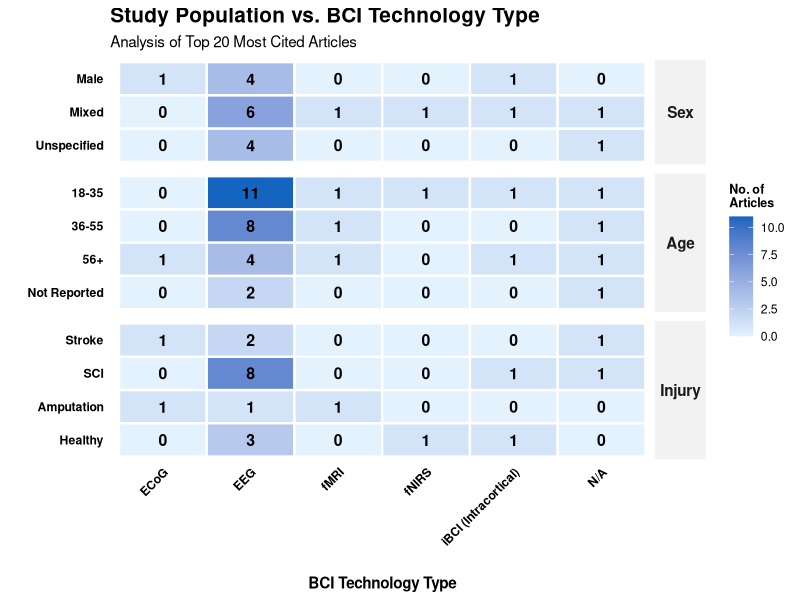
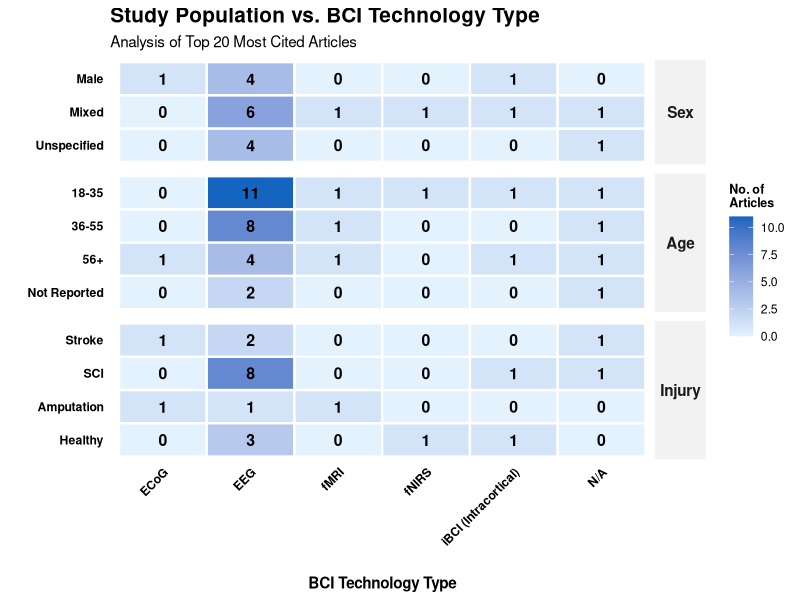

Reproduce these figures in R, in order.
# install.packages(c("ggplot2", "dplyr", "tidyr"))


library(ggplot2)
library(dplyr)
library(tidyr)

# Load data
df <- read.csv("Heatmap_Updated.csv")

sex_data <- df %>% 
  distinct(Article, Sex, BCI_Type) %>%
  count(Characteristic = Sex, BCI_Type) %>% mutate(Category = "Sex")

age_data <- df %>% 
  distinct(Article, Age, BCI_Type) %>%
  count(Characteristic = Age, BCI_Type) %>% mutate(Category = "Age")

injury_data <- df %>%
  distinct(Article, Injury, BCI_Type) %>%
  count(Characteristic = Injury, BCI_Type) %>% mutate(Category = "Injury")

combined_data <- bind_rows(sex_data, age_data, injury_data)

heatmap_data <- combined_data %>%
  complete(BCI_Type, nesting(Characteristic, Category), fill = list(n = 0)) %>%
  mutate(
    Category = factor(Category, levels = c("Sex", "Age", "Injury")),
    Characteristic = factor(Characteristic, levels = rev(c(
      "Male", "Female", "Mixed", "Unspecified",
      "18-35", "36-55", "56+", "Not Reported",
      "Stroke", "SCI", "Amputation", "Healthy"
    )))
  )

# Plot

ggplot(heatmap_data, aes(x = BCI_Type, y = Characteristic, fill = n)) +
  geom_tile(color = "white", linewidth = 0.8) +
  geom_text(aes(label = n), 
            color = "black", 
            size = 4, 
            fontface = "bold", 
            family = "Helvetica") + 
  scale_fill_gradient(low = "#e3f2fd", high = "#1565C0", name = "No. of\nArticles") +
  facet_grid(Category ~ ., scales = "free_y", space = "free_y") + 
  labs(
    title = "Study Population vs. BCI Technology Type",
    subtitle = "Analysis of Top 20 Most Cited Articles",
    x = "BCI Technology Type", y = ""
  ) +
  theme_minimal(base_family = "Helvetica") +
  theme(
    strip.text.y = element_text(angle = 0, face = "bold", size = 11),
    axis.text = element_text(face = "bold", color = "black"),
    axis.text.x = element_text(angle = 45, hjust = 1),
    axis.title.x = element_text(margin = margin(t = 20), face = "bold"), 
    panel.grid = element_blank(),
    plot.title = element_text(size = 15, face = "bold"),
    strip.background = element_rect(fill = "gray95", color = "white"),
    legend.title = element_text(face = "bold", size = 9)
  )

ggsave("BCI_Heatmap_Final_V2.png", width = 14, height = 12, dpi = 1000)
